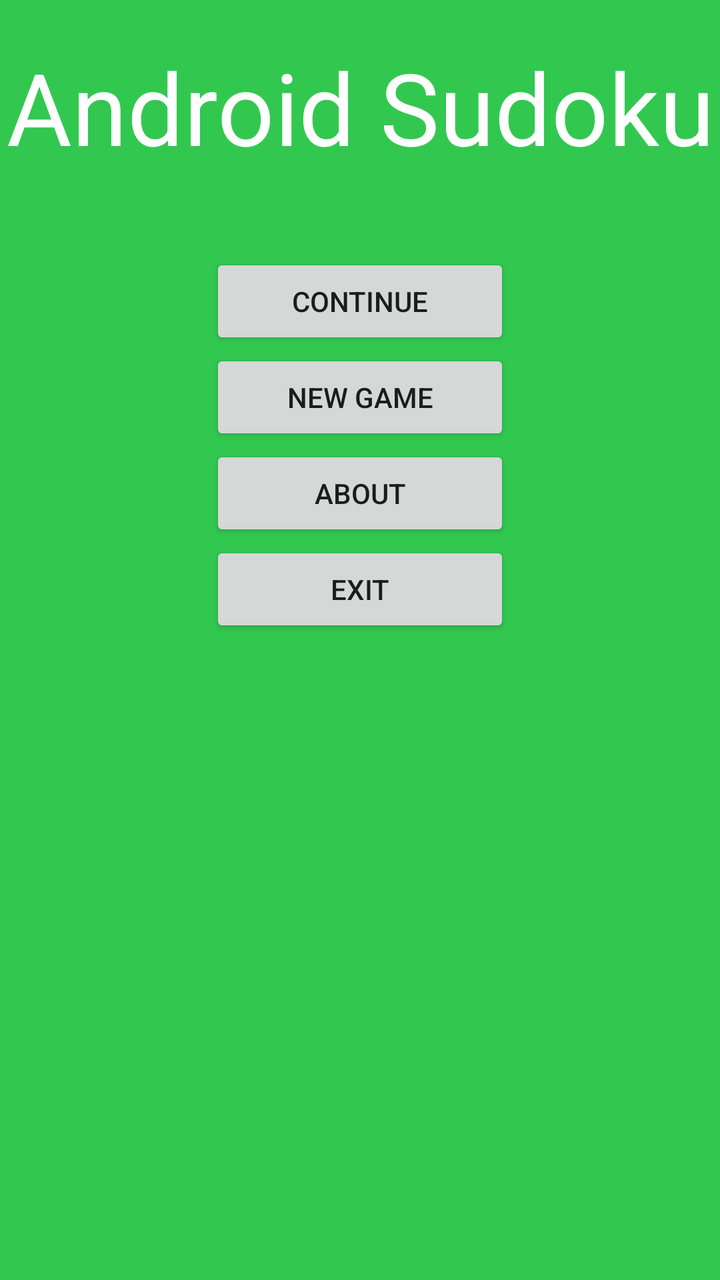
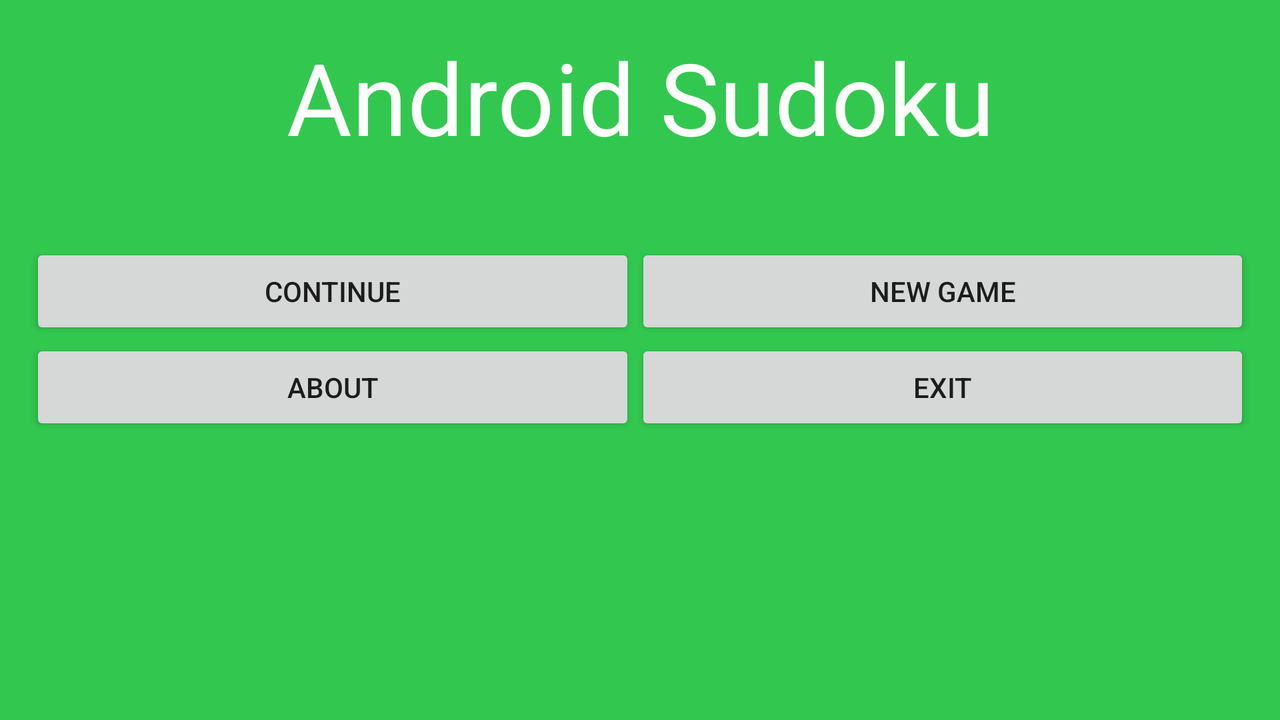

Compare how this app lays out the same screen by default and in its alternative resource folder. The renders come first, then the two layout files and the values they reference.
<!-- AndroidManifest.xml: application theme AppTheme -->
<!-- res/layout/main.xml -->
<?xml version="1.0" encoding="utf-8"?>
<LinearLayout xmlns:android="http://schemas.android.com/apk/res/android"
    xmlns:tools="http://schemas.android.com/tools"
    android:layout_width="match_parent"
    android:layout_height="match_parent"
    android:paddingBottom="@dimen/activity_vertical_margin"
    android:paddingLeft="@dimen/activity_horizontal_margin"
    android:paddingRight="@dimen/activity_horizontal_margin"
    android:paddingTop="@dimen/activity_vertical_margin"
    android:orientation="vertical"
    tools:context="ru.alexdevyatov.sudoku.MainActivity"
    android:background="@color/background">

    <TextView
        android:layout_width="wrap_content"
        android:layout_height="wrap_content"
        android:text="Android Sudoku"
        android:id="@+id/textView"
        android:textSize="50dp"
        android:textAlignment="center"
        android:paddingTop="20dp"
        android:paddingBottom="40dp"
        android:gravity="center"
        android:layout_gravity="center"
        android:textColor="@color/text_color" />

    <LinearLayout
        android:orientation="vertical"
        android:layout_width="wrap_content"
        android:layout_height="wrap_content"
        android:layout_gravity="center|center_vertical">

        <Button
            android:layout_width="150dp"
            android:layout_height="wrap_content"
            android:text="Continue"
            android:layout_gravity="center"
            android:id="@+id/continue_button" />

        <Button
            android:layout_width="150dp"
            android:layout_height="wrap_content"
            android:text="New game"
            android:layout_gravity="center"
            android:id="@+id/new_game_button" />

        <Button
            android:layout_width="150dp"
            android:layout_height="wrap_content"
            android:text="About"
            android:layout_gravity="center"
            android:id="@+id/about_button" />

        <Button
            android:layout_width="150dp"
            android:layout_height="wrap_content"
            android:text="Exit"
            android:layout_gravity="center"
            android:id="@+id/exit_button" />
    </LinearLayout>


</LinearLayout>
<!-- resources referenced by this layout -->
<resources>
  <color name="background">#32C850</color>
  <color name="text_color">#ffffff</color>
  <style name="AppTheme" parent="Theme.AppCompat.Light.DarkActionBar">
          
          <item name="colorPrimary">@color/colorPrimary</item>
          <item name="colorPrimaryDark">@color/colorPrimaryDark</item>
          <item name="colorAccent">@color/colorAccent</item>
  
          <item name="android:actionBarStyle">@style/MyActionBar</item>
      </style>
  <color name="colorPrimary">#3F51B5</color>
  <color name="colorPrimaryDark">#303F9F</color>
  <color name="colorAccent">#FF4081</color>
  <style name="MyActionBar" parent="@android:style/Widget.Holo.Light.ActionBar">
          <item name="android:background">@color/actionbar_background</item>
          <item name="android:titleTextStyle">@style/MyTextAppearance</item>
      </style>
  <color name="actionbar_background">#669f36</color>
  <style name="MyTextAppearance" parent="@android:style/TextAppearance">
          <item name="android:textColor">@color/actionbar_text_color</item>
      </style>
  <color name="actionbar_text_color">#ffffff</color>
</resources>
<!-- res/layout-land/main.xml (the repository's variant of the layout above) -->
<!-- drawn on the phone turned sideways -->
<?xml version="1.0" encoding="utf-8"?>
<LinearLayout
    xmlns:android="http://schemas.android.com/apk/res/android"
    android:orientation="vertical"
    android:background="@color/background"
    android:layout_width="fill_parent"
    android:layout_height="fill_parent"
    android:padding="15dip">

    <TextView
        android:layout_width="match_parent"
        android:layout_height="wrap_content"
        android:text="Android Sudoku"
        android:id="@+id/textView2"
        android:textAlignment="center"
        android:gravity="center"
        android:paddingBottom="40dp"
        android:textSize="50dp"
        android:textColor="@color/text_color" />

    <TableLayout
        android:layout_width="wrap_content"
        android:layout_height="wrap_content"
        android:stretchColumns="*"
        android:layout_gravity="bottom">

        <TableRow
            android:layout_width="match_parent"
            android:layout_height="match_parent">

            <Button
                android:text="Continue"
                android:id="@+id/continue_button" />
            <Button
                android:text="New game"
                android:id="@+id/new_game_button" />
        </TableRow>

        <TableRow
            android:layout_width="match_parent"
            android:layout_height="match_parent">

            <Button
                android:layout_width="wrap_content"
                android:layout_height="wrap_content"
                android:text="About"
                android:id="@+id/about_button" />

            <Button
                android:layout_width="wrap_content"
                android:layout_height="wrap_content"
                android:text="Exit"
                android:id="@+id/exit_button" />
        </TableRow>
    </TableLayout>


</LinearLayout>
